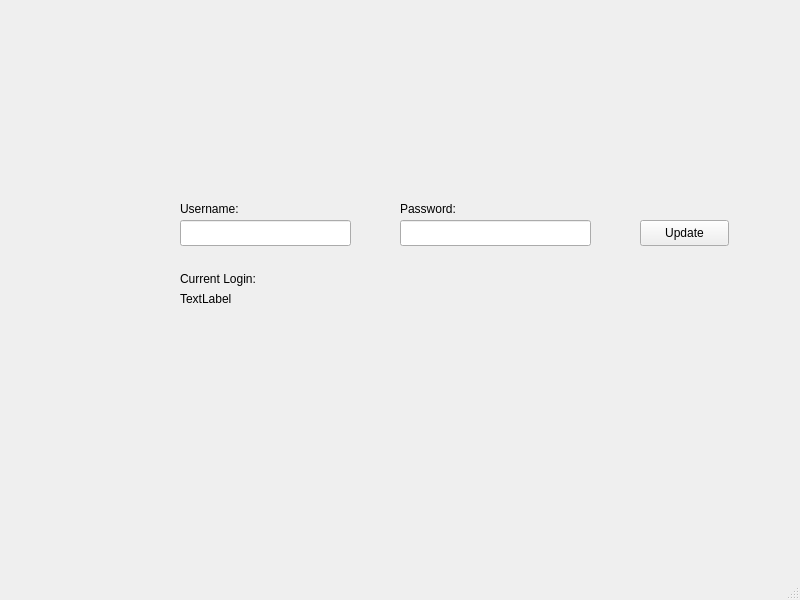
<?xml version="1.0" encoding="UTF-8"?>
<ui version="4.0">
 <class>MainWindow</class>
 <widget class="QMainWindow" name="MainWindow">
  <property name="geometry">
   <rect>
    <x>0</x>
    <y>0</y>
    <width>800</width>
    <height>600</height>
   </rect>
  </property>
  <property name="windowTitle">
   <string>Update Login</string>
  </property>
  <widget class="QWidget" name="centralwidget">
   <widget class="QLineEdit" name="username">
    <property name="geometry">
     <rect>
      <x>180</x>
      <y>220</y>
      <width>171</width>
      <height>26</height>
     </rect>
    </property>
   </widget>
   <widget class="QLineEdit" name="password">
    <property name="geometry">
     <rect>
      <x>400</x>
      <y>220</y>
      <width>191</width>
      <height>26</height>
     </rect>
    </property>
   </widget>
   <widget class="QPushButton" name="pushButton">
    <property name="geometry">
     <rect>
      <x>640</x>
      <y>220</y>
      <width>89</width>
      <height>26</height>
     </rect>
    </property>
    <property name="text">
     <string>Update</string>
    </property>
   </widget>
   <widget class="QLabel" name="u_label">
    <property name="geometry">
     <rect>
      <x>180</x>
      <y>200</y>
      <width>141</width>
      <height>17</height>
     </rect>
    </property>
    <property name="text">
     <string>Username:</string>
    </property>
   </widget>
   <widget class="QLabel" name="p_label">
    <property name="geometry">
     <rect>
      <x>400</x>
      <y>200</y>
      <width>131</width>
      <height>17</height>
     </rect>
    </property>
    <property name="text">
     <string>Password:</string>
    </property>
   </widget>
   <widget class="QLabel" name="current_login_label">
    <property name="geometry">
     <rect>
      <x>180</x>
      <y>270</y>
      <width>131</width>
      <height>17</height>
     </rect>
    </property>
    <property name="text">
     <string>Current Login:</string>
    </property>
   </widget>
   <widget class="QLabel" name="current_account_label">
    <property name="geometry">
     <rect>
      <x>180</x>
      <y>290</y>
      <width>61</width>
      <height>17</height>
     </rect>
    </property>
    <property name="text">
     <string>TextLabel</string>
    </property>
   </widget>
  </widget>
  <widget class="QStatusBar" name="statusbar"/>
 </widget>
 <resources/>
 <connections/>
</ui>
